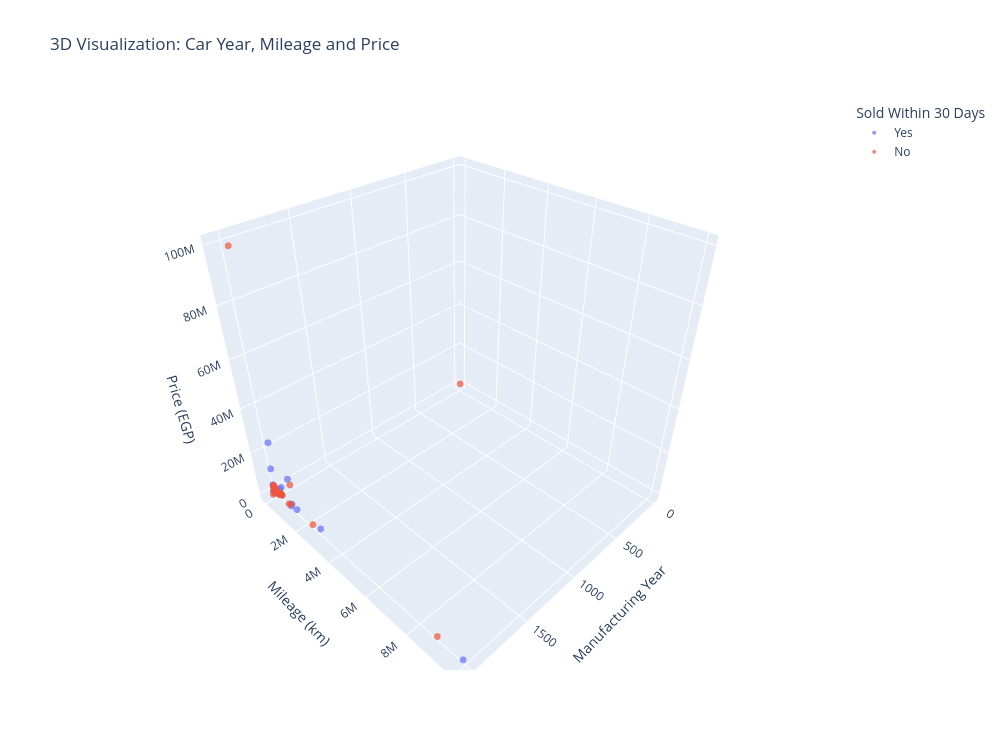

Notebook source saved alongside this figure:
### Code cell
fig = px.scatter_3d(
    df,
    x="year",
    y="mileage_km",
    z="price_egp",
    color="sold_within_30_days",
    hover_data=["brand", "model", "city"],
    title="3D Visualization: Car Year, Mileage and Price",
    labels={
        "year": "Manufacturing Year",
        "mileage_km": "Mileage (km)",
        "price_egp": "Price (EGP)",
        "sold_within_30_days": "Sold Within 30 Days"
    },
    opacity=0.7
)
fig.update_traces(marker=dict(size=4))

fig.update_layout(
    width=1000,
    height=750,
    scene=dict(
        xaxis_title="Manufacturing Year",
        yaxis_title="Mileage (km)",
        zaxis_title="Price (EGP)",
        aspectmode="auto"
    )
)

fig.show()

### Figure 1 — Plotly figure (JSON) as saved in the notebook; plotly's stock layout.template omitted (floating-point values rounded to 4 significant figures; data arrays with more than 128 entries replaced by an {"elided": "..."} marker saying what was removed)
{"data": [{"customdata": {"elided": "1365x3 str values"}, "hovertemplate": "Sold Within 30 Days=Yes<br>Manufacturing Year=%{x}<br>Mileage (km)=%{y}<br>Price (EGP)=%{z}<br>brand=%{customdata[0]}<br>model=%{customdata[1]}<br>city=%{customdata[2]}<extra></extra>", "legendgroup": "Yes", "marker": {"color": "#636efa", "opacity": 0.7, "size": 4, "symbol": "circle"}, "mode": "markers", "name": "Yes", "scene": "scene", "showlegend": true, "type": "scatter3d", "x": {"elided": "1365 int values"}, "y": {"elided": "1365 float values"}, "z": {"elided": "1365 int values"}}, {"customdata": {"elided": "1635x3 str values"}, "hovertemplate": "Sold Within 30 Days=No<br>Manufacturing Year=%{x}<br>Mileage (km)=%{y}<br>Price (EGP)=%{z}<br>brand=%{customdata[0]}<br>model=%{customdata[1]}<br>city=%{customdata[2]}<extra></extra>", "legendgroup": "No", "marker": {"color": "#EF553B", "opacity": 0.7, "size": 4, "symbol": "circle"}, "mode": "markers", "name": "No", "scene": "scene", "showlegend": true, "type": "scatter3d", "x": {"elided": "1635 int values"}, "y": {"elided": "1635 float values"}, "z": {"elided": "1635 int values"}}], "layout": {"height": 750, "legend": {"title": {"text": "Sold Within 30 Days"}, "tracegroupgap": 0}, "scene": {"aspectmode": "auto", "domain": {"x": [0, 1], "y": [0, 1]}, "xaxis": {"title": {"text": "Manufacturing Year"}}, "yaxis": {"title": {"text": "Mileage (km)"}}, "zaxis": {"title": {"text": "Price (EGP)"}}}, "title": {"text": "3D Visualization: Car Year, Mileage and Price"}, "width": 1000}}
